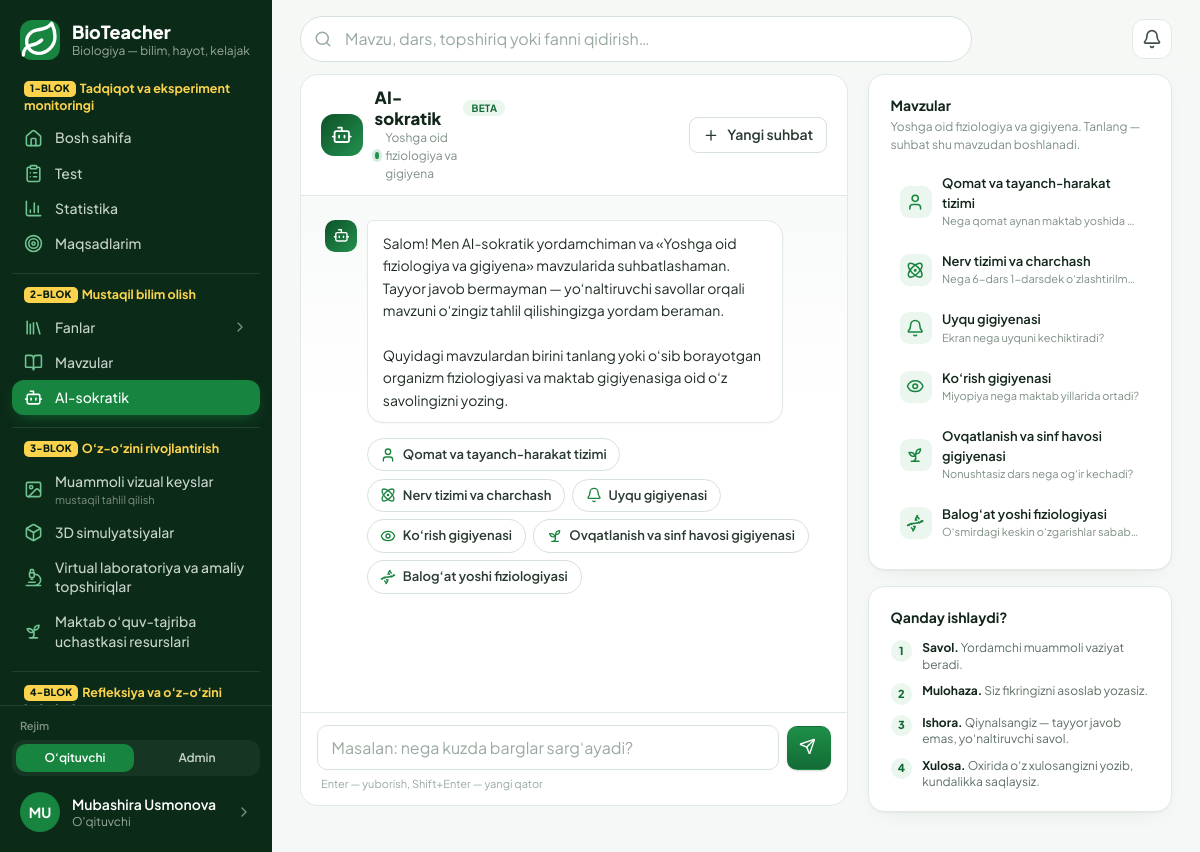
The page /ai-sokratik/ (signed in) on the database its author committed.
### accounts/models.py (models this page shows, shortened)
class MenuItem(models.Model):
    key = models.CharField("band kaliti", max_length=60, unique=True)
    group = models.ForeignKey(
        "MenuGroup", on_delete=models.CASCADE, null=True, related_name="items", verbose_name="blok",
    )
    parent = models.ForeignKey(
        "self", on_delete=models.CASCADE, null=True, blank=True, related_name="children",
        verbose_name="ota band",
    )
    order = models.PositiveSmallIntegerField("tartib", default=0)
    label = models.CharField("nom", max_length=60, blank=True, help_text="Bo'sh — sahifaning standart nomi.")
    page = models.CharField("sahifa", max_length=60, blank=True)
    url = models.CharField("havola", max_length=300, blank=True)
    icon = models.CharField("ikonka", max_length=20, blank=True, help_text="Bo'sh — sahifa ikonkasi.")
    hint = models.CharField("izoh", max_length=60, blank=True)
    class Meta:
        verbose_name = "menyu bandi"
        verbose_name_plural = "menyu bandlari"
        ordering = ["order", "id"]

class User(AbstractUser):
    email = models.EmailField("email", unique=True)
    email_verified = models.BooleanField("email tasdiqlangan", default=False)
    last_login_ip = models.GenericIPAddressField("oxirgi IP", null=True, blank=True)
    USERNAME_FIELD = "email"
    REQUIRED_FIELDS = []
    objects = UserManager()
    class Meta:
        verbose_name = "foydalanuvchi"
        verbose_name_plural = "foydalanuvchilar"

class Profile(SoftDeleteModel):
    user = models.OneToOneField(User, on_delete=models.CASCADE, related_name="profile")
    role = models.CharField("faol rol", max_length=20, choices=Role.choices, default=Role.TEACHER)
    roles = models.CharField("berilgan rollar", max_length=100, blank=True, default="")
    otm = models.CharField("OTM", max_length=200, blank=True)
    faculty = models.CharField("fakultet", max_length=200, blank=True)
    course = models.PositiveSmallIntegerField("kurs", null=True, blank=True)
    study_arm = models.CharField(
        "tadqiqot bo'linmasi", max_length=1, choices=StudyArm.choices, default=StudyArm.NONE,
    )
    phone = models.CharField("telefon", max_length=32, blank=True)
    avatar = models.ImageField("avatar", upload_to="avatars/%Y/%m/", blank=True)
    bio = models.TextField("qisqacha", blank=True)
    research_consent = models.BooleanField("tadqiqotda ishtirok roziligi", default=False)
    research_consent_at = models.DateTimeField(null=True, blank=True)
    respondent_id = models.UUIDField("respondent ID", default=uuid.uuid4, unique=True, editable=False)
    onboarding_done = models.BooleanField("onboarding tugallangan", default=False)
    class Meta:
        verbose_name = "profil"
        verbose_name_plural = "profillar"
    @property
    def role_list(self):
        granted = {r.strip() for r in self.roles.split(",") if r.strip()}
        granted.add(self.role)
        if self.user.is_superuser:
            granted.add(Role.ADMIN)
        return [r for r in Role.values if r in granted]
    @property
    def role_choices(self):
        return [(r, Role(r).label) for r in self.role_list]
    @property
    def has_multiple_roles(self):
        return len(self.role_list) > 1
    @property
    def is_admin(self):
        return self.role == Role.ADMIN

### socratic/views.py (the view)
# urls.py: path("", views.chat, name="chat"),
@login_required
def chat(request):
    state = _state(request)
    return render(
        request,
        "socratic/chat.html",
        {
            "turns": state["turns"],
            "progress": engine.progress(state),
            "can_save": state["phase"] == "done",
            "topics": [{"key": key, **{k: t[k] for k in ("title", "icon", "section", "teaser")}}
                       for key, t in TOPICS.items()],
        },
    )

### templates/socratic/chat.html (shortened to what this page needs)
{% extends "base.html" %}
{% block content_wrap_class %}w-full{% endblock %}
{% block content %}
<div class="grid gap-5 lg:grid-cols-[minmax(0,1fr)_19rem]">
  <section class="chat-shell" aria-label="AI-sokratik suhbati">
    <header class="flex flex-wrap items-center gap-3 border-b border-slateg-200 px-4 py-3 sm:px-5">
      <span class="bot-avatar bot-avatar-lg">{% include "partials/icon.html" with name="bot" %}</span>
      <div class="min-w-0 flex-1">
        <h1 class="flex items-center gap-2 text-[1.05rem] font-extrabold leading-tight text-slateg-900">
          AI-sokratik <span class="rounded-full bg-brand-50 px-2 py-0.5 text-[10px] font-bold uppercase tracking-wide text-brand-700">beta</span>
        </h1>
        <p class="flex items-center gap-1.5 text-[12px] text-slateg-500">
          <span class="online-dot" aria-hidden="true"></span>
          <span id="chat-subtitle">{% if progress.title %}{{ progress.title }}{% else %}Yoshga oid fiziologiya va gigiyena{% endif %}</span>
        </p>
      </div>
      <form method="post" action="{% url 'socratic:start' %}" id="reset-form">{% csrf_token %}
        <button class="btn btn-quiet btn-sm" title="Yangi suhbat boshlash">
          <span class="w-4 h-4">{% include "partials/icon.html" with name="plus" %}</span><span class="hidden sm:inline">Yangi suhbat</span>
        </button>
      </form>
    </header>
    <div id="chat-log" class="chat-log" role="log" aria-live="polite">
      {% for turn in turns %}
        {% if turn.role == 'bot' %}
          <div class="msg msg-bot"><span class="bot-avatar">{% include "partials/icon.html" with name="bot" %}</span><div class="bubble">{{ turn.text }}</div></div>
        {% else %}
          <div class="msg msg-user"><div class="bubble">{{ turn.text }}</div></div>
        {% endif %}
      {% endfor %}
      <div id="topic-picker" class="topic-picker {% if progress.phase != 'choose' %}hidden{% endif %}">
        {% for t in topics %}
          <button type="button" class="topic-chip" data-topic="{{ t.key }}">
            <span class="w-4 h-4 text-brand-600">{% include "partials/icon.html" with name=t.icon %}</span>{{ t.title }}
          </button>
        {% endfor %}
      </div>
    </div>
    <footer class="border-t border-slateg-200 px-3 py-3 sm:px-4">
      <form id="chat-form" method="post" action="{% url 'socratic:message' %}" class="flex items-end gap-2">{% csrf_token %}
        <textarea id="chat-input" name="message" rows="1" maxlength="2000" required
                  placeholder="{% if progress.phase == 'choose' %}Masalan: nega kuzda barglar sarg‘ayadi?{% else %}Fikringizni yozing…{% endif %}"
                  class="field chat-input"></textarea>
        <button id="chat-send" class="btn btn-primary h-11 w-11 shrink-0 !p-0" title="Yuborish (Enter)">
          <span class="sr-only">Yuborish</span><span class="w-5 h-5">{% include "partials/icon.html" with name="send" %}</span>
        </button>
      </form>
      <p class="mt-1.5 px-1 text-[11px] text-slateg-400">Enter — yuborish, Shift+Enter — yangi qator</p>
    </footer>
  </section>
  <aside class="space-y-4">
    <section class="card card-p">
      <h2 class="text-[14px] font-bold text-slateg-900">Mavzular</h2>
      <p class="mt-0.5 text-[12px] text-slateg-500">Yoshga oid fiziologiya va gigiyena. Tanlang — suhbat shu mavzudan boshlanadi.</p>
      <div class="mt-3 space-y-1.5">
        {% for t in topics %}
          <button type="button" data-topic="{{ t.key }}"
                  class="topic-row{% if progress.topic == t.key %} is-on{% endif %}">
            <span class="chip chip-sm shrink-0">{% include "partials/icon.html" with name=t.icon %}</span>
            <span class="min-w-0 text-left">
              <span class="block text-[13px] font-semibold text-slateg-900">{{ t.title }}</span>
              <span class="block truncate text-[11px] text-slateg-500">{{ t.teaser }}</span>
            </span>
          </button>
        {% endfor %}
      </div>
    </section>
    <section class="card card-p">
      <h2 class="text-[14px] font-bold text-slateg-900">Qanday ishlaydi?</h2>
      <ol class="mt-3 space-y-2.5">
        <li class="flex gap-2.5"><span class="step-no">1</span><span class="text-[12px] leading-snug text-slateg-600"><b class="text-slateg-900">Savol.</b> Yordamchi muammoli vaziyat beradi.</span></li>
        <li class="flex gap-2.5"><span class="step-no">2</span><span class="text-[12px] leading-snug text-slateg-600"><b class="text-slateg-900">Mulohaza.</b> Siz fikringizni asoslab yozasiz.</span></li>
        <li class="flex gap-2.5"><span class="step-no">3</span><span class="text-[12px] leading-snug text-slateg-600"><b class="text-slateg-900">Ishora.</b> Qiynalsangiz — tayyor javob emas, yo‘naltiruvchi savol.</span></li>
        <li class="flex gap-2.5"><span class="step-no">4</span><span class="text-[12px] leading-snug text-slateg-600"><b class="text-slateg-900">Xulosa.</b> Oxirida o‘z xulosangizni yozib, kundalikka saqlaysiz.</span></li>
      </ol>
    </section>
  </aside>
</div>
{% endblock %}

### templates/partials/rail.html (shortened to what this page needs)
{% load static %}
<div class="flex flex-col h-full w-full">
  <a href="{% url 'home:dashboard' %}" class="flex items-center gap-3 px-5 pt-5 pb-5">
    <span class="grid place-items-center w-10 h-10 rounded-xl bg-brand-600 text-white shrink-0">
    </span>
    <span class="min-w-0">
      <span class="block text-white text-lg font-extrabold leading-tight">BioTeacher</span>
      <span class="block text-xs text-slateg-400 truncate">Biologiya — bilim, hayot, kelajak</span>
    </span>
  </a>
  <nav class="flex-1 overflow-y-auto px-3 pb-3" aria-label="Asosiy menyu">
    {% if profile.is_admin %}{% with groups=rail_menu.admin %}{% include "partials/rail_groups.html" %}{% endwith %}
    {% else %}{% with groups=rail_menu.teacher %}{% include "partials/rail_groups.html" %}{% endwith %}
    {% endif %}
  </nav>
  <div class="border-t border-white/10 p-3">
    {% if profile.has_multiple_roles %}
      <form method="post" action="{% url 'accounts:switch_role' %}" class="mb-2">{% csrf_token %}
        <p class="px-2 mb-1.5 text-[11px] font-semibold text-slateg-500">Rejim</p>
        <div class="grid grid-cols-{{ profile.role_choices|length }} gap-1 rounded-xl bg-white/5 p-1" role="group" aria-label="Rolni almashtirish">
          {% for code, label in profile.role_choices %}
            <button name="role" value="{{ code }}"
                    {% if code == profile.role %}aria-pressed="true" disabled{% endif %}
                    class="rounded-lg px-2 py-1.5 text-xs font-semibold truncate
                      {% if code == profile.role %}bg-brand-600 text-white{% else %}text-slateg-300 hover:bg-white/10 hover:text-white{% endif %}">
              {% if code == 'ADMIN' %}Admin{% else %}O‘qituvchi{% endif %}
            </button>
          {% endfor %}
        </div>
      </form>
    {% endif %}
    <a href="{% url 'home:cabinet' %}"
       class="flex items-center gap-3 rounded-xl px-2 py-2 hover:bg-white/5 group">
      {% if profile.avatar %}
        <img src="{{ profile.avatar.url }}" alt="" class="w-10 h-10 rounded-full object-cover shrink-0">
      {% else %}
        <span aria-hidden="true" class="grid place-items-center w-10 h-10 rounded-full bg-brand-600 text-white text-sm font-bold shrink-0">
          {{ user.first_name|slice:":1"|upper|default:"B" }}{{ user.last_name|slice:":1"|upper }}
        </span>
      {% endif %}
      <span class="min-w-0 flex-1">
        <span class="block text-sm font-semibold text-white truncate">{{ user.get_full_name|default:user.email }}</span>
        <span class="block text-xs text-slateg-400">{{ profile.get_role_display }}</span>
      </span>
      <span class="text-slateg-500 group-hover:text-white shrink-0 w-4 h-4">
      </span>
    </a>
  </div>
</div>

### templates/partials/rail_item.html (shortened to what this page needs)
<a href="{{ href }}"
   {% if active %}aria-current="page"{% endif %}{% if external %} target="_blank" rel="noopener"{% endif %}
   class="flex items-center gap-3 rounded-xl px-3 py-2 text-sm font-medium
     {% if active %}bg-brand-600 text-white shadow-[0_6px_16px_-8px_rgba(23,132,63,.9)]{% else %}text-slateg-300 hover:bg-white/5 hover:text-white{% endif %}">
  <span class="shrink-0 w-[19px] h-[19px] grid place-items-center {% if not active %}text-brand-300{% endif %}">
  </span>
  <span class="flex-1 min-w-0">
    <span class="rail-label block leading-snug">{{ label }}</span>
    {% if hint %}
      <span class="block mt-0.5 text-[11px] font-normal leading-tight {% if active %}text-white/75{% else %}text-slateg-500{% endif %}">{{ hint }}</span>
    {% endif %}
  </span>
</a>

### rows shown on the page
MenuItem: group "mustaqil tahlil qilish"
User: first_name "M", last_name "U", get_full_name "Mubashira Usmonova"
Profile: role "O'qituvchi"

### other values the page prints
{{ group.badge }} "1-BLOK" "2-BLOK" "3-BLOK" "4-BLOK"
{{ group.text }} "Tadqiqot va eksperiment monitoringi" "Mustaqil bilim olish" "O‘z-o‘zini rivojlantirish" "Refleksiya va o‘z-o‘zini…"
{{ label }} "Bosh sahifa" "Test" "Statistika" "Maqsadlarim" "Mavzular" "AI-sokratik" "Muammoli vizual keyslar" "3D simulyatsiyalar" "Virtual laboratoriya va amaliy topshiriqlar" "Maktab o‘quv-tajriba uchastkasi resurslari"
{{ item.label }} "Fanlar"
{{ t.title }} "Qomat va tayanch-harakat tizimi" "Nerv tizimi va charchash" "Uyqu gigiyenasi" "Ko‘rish gigiyenasi" "Ovqatlanish va sinf havosi gigiyenasi" "Balog‘at yoshi fiziologiyasi"
{{ t.teaser }} "Nega qomat aynan maktab yoshida…" "Nega 6-dars 1-darsdek o‘zlashtirilm…" "Ekran nega uyquni kechiktiradi?" "Miyopiya nega maktab yillarida ortadi?" "Nonushtasiz dars nega og‘ir kechadi?" "O‘smirdagi keskin o‘zgarishlar sabab…"
